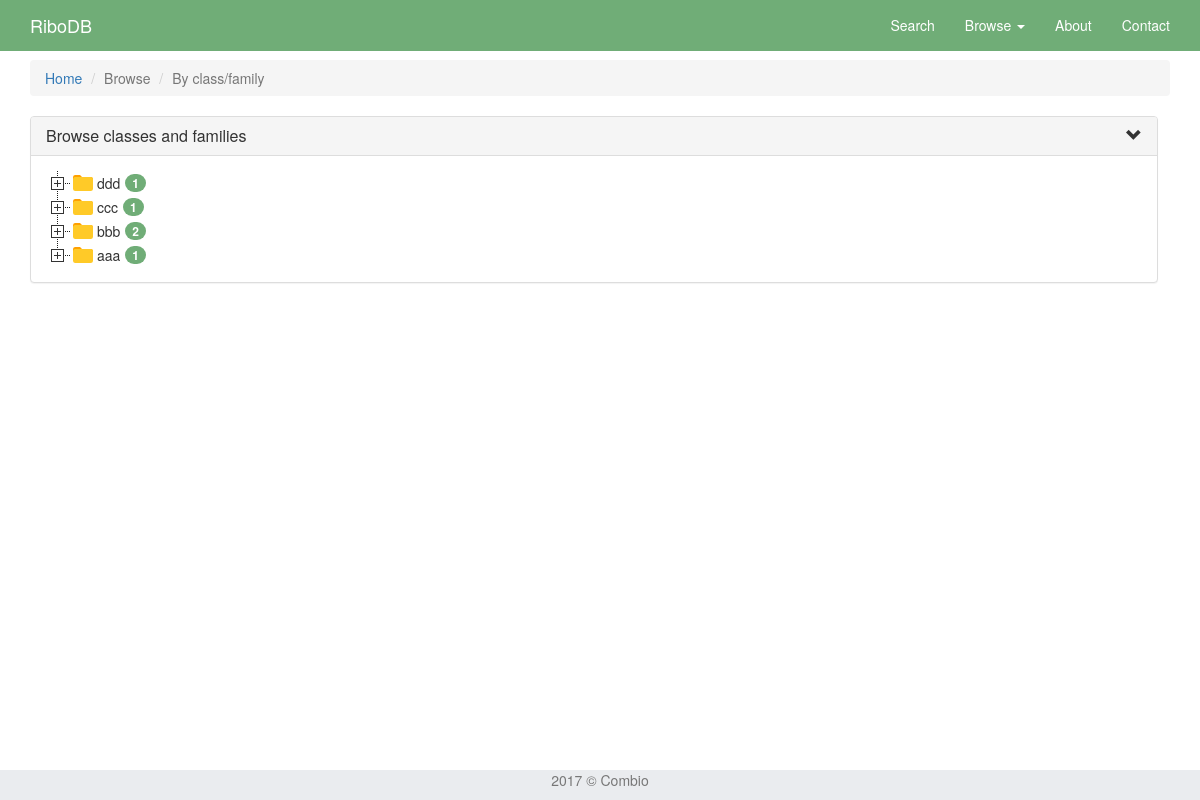
Page /browser/class/family on the committed database.
### database/models.py (models this page shows, shortened)
class RiboClass(models.Model):
	name = models.CharField('nazwa', max_length = 10, primary_key = True)
	description = models.TextField('opis')
	alignment = models.TextField('dopasowanie')
	ligands = models.ManyToManyField('Ligand')

### database/views.py (the view)
# urls.py: url(r'^browser/class/family$', views.class_family_browser, name="class_family_browser"),
def class_family_browser(request):
    result = []
    families = []
    class_list = RiboClass.objects.all()
    for i in RiboClass.objects.all():
        dic = {
            'name': None,
            'families': None,
        }
        dic['name'] = i.name
        for j in RiboFamily.objects.all():
            if j.ribo_class.name == i.name:
                families.append(j.name)
            dic['families'] = families
        families = []
        result.append(dic.copy())
    context = {
        'result': result,
    }
    print(context)
    return render(request, 'database/class_family_browser.html', context)

### database/templates/database/class_family_browser.html (shortened to what this page needs)
{% extends 'database/base.html' %}
{% load static %}
{% block css_plugins %}
<link href="{% static "database/plugins/jstree/themes/default/style_jstree.css" %}" rel="stylesheet">
{% endblock %}
{% block content %}
<div class="container">
  <div class="bs-example">
      <ul class="breadcrumb">
          <li><a href="{% url 'database:index' %}" id="test">Home</a></li>
          <li class="active">Browse</li>
          <li class="active">By class/family</li>
      </ul>
  </div>
  <div class="panel panel-default">
      <div class="panel-heading">
          <h4 class="panel-title">
              <a data-toggle="collapse" data-parent="#accordion" href="#filterPanel">Browse classes and families</a>
              <span class="pull-right panel-collapse-clickable" data-toggle="collapse" data-parent="#accordion" href="#filterPanel">
                  <i class="glyphicon glyphicon-chevron-down"></i>
              </span>
          </h4>
      </div>
      <div id="filterPanel" class="panel-collapse collapse in">
          <div class="panel-body">
                <div id="jstree-class">
                  <ul>
                    {% for class in result %}
                      <li>{{ class.name }}
                        <span class="badge progress-bar-success">
                          {{ class.families|length }}
                        </span>
                      </li>
                    {% endfor %}
                  </ul>
                </div>
          </div>
      </div>
  </div>
</div>
{% endblock %}

### database/static/database/css/custom.css (style rules this page uses)
html { height: 100%; }
body { padding-top: 60px; height: 100%; }
.badge.progress-bar-success { background-color: #70ad77 !important; float: right; margin-top: 3px; margin-left: 5px; }
.panel-collapse-clickable { cursor: pointer; }
.panel.panel-default { margin-right: 12px; margin-bottom: 12px; }

### rows in the picture
RiboClass: name "ddd"
RiboClass: name "ccc"
RiboClass: name "bbb"
RiboClass: name "aaa"

### other values in the picture
{{ class.families|length }} "1" "1" "2" "1"
